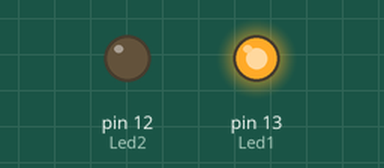
A sketch run on a simulated Arduino Uno, built with avr-gcc and run on an emulated ATmega328P. Shown: output pins drawn as LEDs (lit = HIGH).

Above: at 1.0 s.
At 3.0 s:
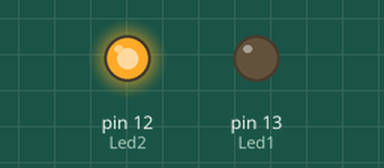
Timing chart, 0 to 5.2 s (numbered marks = the images above):
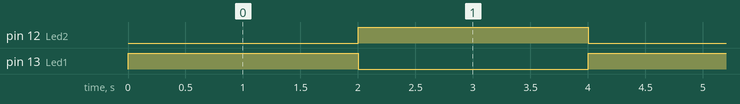

The sketch:

2_Led_blinking.ino
```cpp
const int Led1=13;
const int Led2=12;


void setup() {
pinMode(Led1,OUTPUT);
pinMode(Led2,OUTPUT);
}

void loop() {
digitalWrite(Led1,HIGH);
digitalWrite(Led2,LOW);
delay(2000);
digitalWrite(Led2,HIGH);
digitalWrite(Led1,LOW);
delay(2000);

}
```

Measured:
- by itself, pin 12 (Led2), pin 13 (Led1): alternates HIGH for 2.0 s and LOW for 2.0 s
